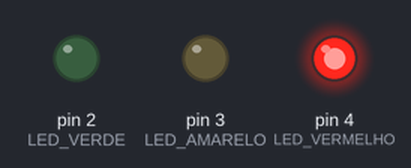
The sketch below on a simulated Arduino Uno, built with avr-gcc and run on an emulated ATmega328P. On the bench: output pins drawn as LEDs (lit = HIGH).

Above: at 3.0 s.
At 7.0 s:
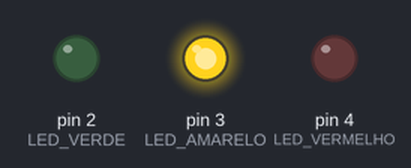
At 10.0 s:
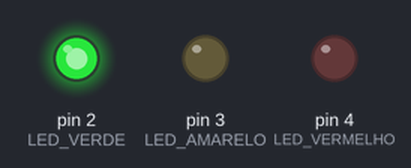
Timing chart, 0 to 15.6 s (numbered marks = the images above):
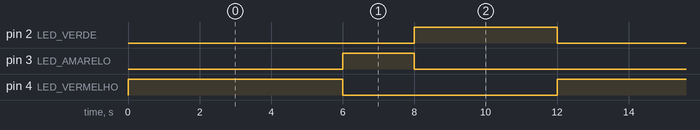

The sketch:

semaforo.ino
```cpp
void setup() {

  // conectei o led vermelho à porta 4, o led amarelo à porta 3 e o led verde à porta 2.
  #define LED_VERMELHO 4
  #define LED_AMARELO 3
  #define LED_VERDE 2

  // definindo os leds como outputs
  pinMode(LED_VERMELHO, OUTPUT);
  pinMode(LED_AMARELO, OUTPUT);
  pinMode(LED_VERDE, OUTPUT);

}

void loop() {

  // é aqui que a lógica do semáforo ocorre.
  // o led vermelho começa o loop aceso
  digitalWrite(LED_VERMELHO, HIGH);
  // fica aceso por 6 segundos
  delay(6000);
  // depois desse tempo, o led vermelho se apaga e o led amarelo acende.
  digitalWrite(LED_VERMELHO, LOW);
  digitalWrite(LED_AMARELO, HIGH);
  // fica aceso por 4 segundos
  delay(2000);
  // depois desse tempo, o led amarelo se apaga e o led verde se acende.
  digitalWrite(LED_AMARELO, LOW);
  digitalWrite(LED_VERDE, HIGH);
  // fica aceso por 2 segundos, e depois o loop recomeça.
  delay(4000);
  digitalWrite(LED_VERDE, LOW);

}
```

Measured:
- by itself, pin 2 (LED_VERDE): alternates HIGH for 4.0 s and LOW for 8.0 s
- by itself, pin 3 (LED_AMARELO): alternates HIGH for 2.0 s and LOW for 10.0 s
- by itself, pin 4 (LED_VERMELHO): alternates HIGH for 6.0 s and LOW for 6.0 s
